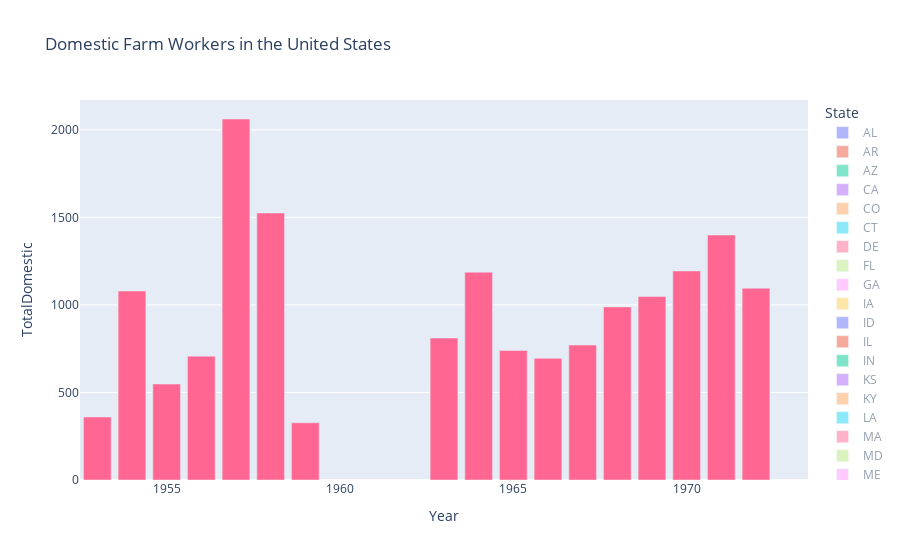

The code cell stored with this chart in its notebook:
### Markdown cell above
While the reported data for the Bracero workers showed the most inconsistencies, with the other data categories, there are many states that do not have data for all of the years shown. For instance, with the domestic data, there are years where West Virginia (and likely others) do not have any data whatsoever. This indicates potential inconsistencies in reporting, something that not only skews the final data and appearance of graphs but also brings up questions regarding the validity of the numbers that *were* collected.

### Code cell
domesticfig.show()

### Figure 1 — Plotly figure (JSON) as saved in the notebook; plotly's stock layout.template omitted (floating-point values rounded to 4 significant figures)
{"data": [{"alignmentgroup": "True", "hovertemplate": "State=AL<br>Year=%{x}<br>TotalDomestic=%{y}<extra></extra>", "legendgroup": "AL", "marker": {"color": "#636efa", "pattern": {"shape": ""}}, "name": "AL", "offsetgroup": "AL", "orientation": "v", "showlegend": true, "textposition": "auto", "type": "bar", "visible": "legendonly", "x": [1953, 1954, 1955, 1956, 1957, 1958, 1959, 1960, 1961, 1962, 1963, 1964, 1965, 1966, 1967, 1968, 1969, 1970, 1971, 1972, 1973], "xaxis": "x", "y": [21920.0, 22320.0, 25190.0, 20194, 12869, 10240.0, 14880.0, 13390.0, 12560.0, 11130.0, 10860.0, 9416.0, 8211.0, 6148.0, 5924.0, 5372.0, 6130, 7017.0, 7128.0, 6306.0, 6173.0], "yaxis": "y"}, {"alignmentgroup": "True", "hovertemplate": "State=AR<br>Year=%{x}<br>TotalDomestic=%{y}<extra></extra>", "legendgroup": "AR", "marker": {"color": "#EF553B", "pattern": {"shape": ""}}, "name": "AR", "offsetgroup": "AR", "orientation": "v", "showlegend": true, "textposition": "auto", "type": "bar", "visible": "legendonly", "x": [1953, 1954, 1955, 1956, 1957, 1958, 1959, 1960, 1961, 1962, 1963, 1964, 1965, 1966, 1967, 1968, 1969, 1970, 1971, 1972, 1973], "xaxis": "x", "y": [29170.0, 31110.0, 39060.0, 29530.0, 34854, 33950.0, 39561, 39740.0, 34670.0, 29220.0, 28420.0, 26590.0, 21460.0, 13630.0, 8874.0, 7071.0, 5146.0, 4442.0, 4529.0, 5354.0, 4575], "yaxis": "y"}, {"alignmentgroup": "True", "hovertemplate": "State=AZ<br>Year=%{x}<br>TotalDomestic=%{y}<extra></extra>", "legendgroup": "AZ", "marker": {"color": "#00cc96", "pattern": {"shape": ""}}, "name": "AZ", "offsetgroup": "AZ", "orientation": "v", "showlegend": true, "textposition": "auto", "type": "bar", "visible": "legendonly", "x": [1953, 1954, 1955, 1956, 1957, 1958, 1959, 1960, 1961, 1962, 1963, 1964, 1965, 1966, 1967, 1968, 1969, 1970, 1971, 1972, 1973], "xaxis": "x", "y": [20100.0, 19640.0, 17560.0, 19300.0, 17840.0, 19573, 16930.0, 15640.0, 13180.0, 13100.0, 13360.0, 14110.0, 15890.0, 16360.0, 16170.0, 16180.0, 15850.0, 14314, 14920.0, 14950.0, 14870.0], "yaxis": "y"}, {"alignmentgroup": "True", "hovertemplate": "State=CA<br>Year=%{x}<br>TotalDomestic=%{y}<extra></extra>", "legendgroup": "CA", "marker": {"color": "#ab63fa", "pattern": {"shape": ""}}, "name": "CA", "offsetgroup": "CA", "orientation": "v", "showlegend": true, "textposition": "auto", "type": "bar", "visible": "legendonly", "x": [1953, 1954, 1955, 1956, 1957, 1958, 1959, 1960, 1961, 1962, 1963, 1964, 1965, 1966, 1967, 1968, 1969, 1970, 1971, 1972, 1973], "xaxis": "x", "y": [143920, 150900.0, 157800, 150400.0, 149500.0, 151550, 148900.0, 145700.0, 147300.0, 123900.0, 98890.0, 103100.0, 121300.0, 120470, 119618, 118100.0, 115700.0, 125800.0, 113800.0, 108400.0, 100900.0], "yaxis": "y"}, {"alignmentgroup": "True", "hovertemplate": "State=CO<br>Year=%{x}<br>TotalDomestic=%{y}<extra></extra>", "legendgroup": "CO", "marker": {"color": "#FFA15A", "pattern": {"shape": ""}}, "name": "CO", "offsetgroup": "CO", "orientation": "v", "showlegend": true, "textposition": "auto", "type": "bar", "visible": "legendonly", "x": [1953, 1954, 1955, 1956, 1957, 1958, 1959, 1960, 1961, 1962, 1963, 1964, 1965, 1966, 1967, 1968, 1969, 1970, 1971, 1972, 1973], "xaxis": "x", "y": [16850.0, 14310.0, 14888, 14120, 14310.0, 14230.0, 14450.0, 12530.0, 11610.0, 10380.0, 8510.0, 8265.0, 10500.0, 9485.0, 9409.0, 7872.0, 7684.0, 6676.0, 5930.0, 5501.0, 4596], "yaxis": "y"}, {"alignmentgroup": "True", "hovertemplate": "State=CT<br>Year=%{x}<br>TotalDomestic=%{y}<extra></extra>", "legendgroup": "CT", "marker": {"color": "#19d3f3", "pattern": {"shape": ""}}, "name": "CT", "offsetgroup": "CT", "orientation": "v", "showlegend": true, "textposition": "auto", "type": "bar", "visible": "legendonly", "x": [1953, 1954, 1955, 1956, 1957, 1958, 1959, 1960, 1961, 1962, 1963, 1964, 1965, 1966, 1967, 1968, 1969, 1970, 1971, 1972, 1973], "xaxis": "x", "y": [7250.0, 5951.0, 6639.0, 5661.0, 5334.0, 5522.0, 6510, 5927.0, 6024.0, 6088.0, 5812.0, 6172.0, 6635, 5653.0, 5519, 4633.0, 4364.0, 4593.0, 3399.0, 3016.0, 2894.0], "yaxis": "y"}, {"alignmentgroup": "True", "hovertemplate": "State=DE<br>Year=%{x}<br>TotalDomestic=%{y}<extra></extra>", "legendgroup": "DE", "marker": {"color": "#FF6692", "pattern": {"shape": ""}}, "name": "DE", "offsetgroup": "DE", "orientation": "v", "showlegend": true, "textposition": "auto", "type": "bar", "visible": "legendonly", "x": [1953, 1954, 1955, 1956, 1957, 1958, 1959, 1960, 1961, 1962, 1963, 1964, 1965, 1966, 1967, 1968, 1969, 1970, 1971, 1972, 1973], "xaxis": "x", "y": [1616.0, 1362.0, 1522.0, 1981.0, 1740.0, 1680.0, 2444.0, 1766.0, 1867.0, 3234, 3221.0, 2757.0, 2973.0, 2917.0, 3198.0, 3205, 3276.0, 2968.0, 2496.0, 2550, 2502], "yaxis": "y"}, {"alignmentgroup": "True", "hovertemplate": "State=FL<br>Year=%{x}<br>TotalDomestic=%{y}<extra></extra>", "legendgroup": "FL", "marker": {"color": "#B6E880", "pattern": {"shape": ""}}, "name": "FL", "offsetgroup": "FL", "orientation": "v", "showlegend": true, "textposition": "auto", "type": "bar", "visible": "legendonly", "x": [1953, 1954, 1955, 1956, 1957, 1958, 1959, 1960, 1961, 1962, 1963, 1964, 1965, 1966, 1967, 1968, 1969, 1970, 1971, 1972, 1973], "xaxis": "x", "y": [29530.0, 22640.0, 30330.0, 31000.0, 33900.0, 34220.0, 29930.0, 31010.0, 29610.0, 36140.0, 44930.0, 45000.0, 51000.0, 50440.0, 49470.0, 48760.0, 49410.0, 47140.0, 50930.0, 51100.0, 60550.0], "yaxis": "y"}, {"alignmentgroup": "True", "hovertemplate": "State=GA<br>Year=%{x}<br>TotalDomestic=%{y}<extra></extra>", "legendgroup": "GA", "marker": {"color": "#FF97FF", "pattern": {"shape": ""}}, "name": "GA", "offsetgroup": "GA", "orientation": "v", "showlegend": true, "textposition": "auto", "type": "bar", "visible": "legendonly", "x": [1953, 1954, 1955, 1956, 1957, 1958, 1959, 1960, 1961, 1962, 1963, 1964, 1965, 1966, 1967, 1968, 1969, 1970, 1971, 1972, 1973], "xaxis": "x", "y": [19560.0, 13230.0, 13240.0, 16080.0, 15920.0, 29400.0, 33623, 35470.0, 28710.0, 30670.0, 28850.0, 23960.0, 22580.0, 21690.0, 22090.0, 22510.0, 24390.0, 23970.0, 26560.0, 26020.0, 23752], "yaxis": "y"}, {"alignmentgroup": "True", "hovertemplate": "State=IA<br>Year=%{x}<br>TotalDomestic=%{y}<extra></extra>", "legendgroup": "IA", "marker": {"color": "#FECB52", "pattern": {"shape": ""}}, "name": "IA", "offsetgroup": "IA", "orientation": "v", "showlegend": true, "textposition": "auto", "type": "bar", "visible": "legendonly", "x": [1953, 1954, 1955, 1956, 1957, 1958, 1959, 1960, 1961, 1962, 1963, 1964, 1965, 1966, 1967, 1968, 1969, 1970, 1971, 1972, 1973], "xaxis": "x", "y": [482.3, 3496.0, 2659.0, 2699, 938.3, 3472.0, 4942.0, 3600.0, 5882, 8270.0, 7309.0, 12230.0, 13809, 8703.0, 7785.0, 8602.0, 10480.0, 5511.0, 9059.0, 8393.0, 8868], "yaxis": "y"}, {"alignmentgroup": "True", "hovertemplate": "State=ID<br>Year=%{x}<br>TotalDomestic=%{y}<extra></extra>", "legendgroup": "ID", "marker": {"color": "#636efa", "pattern": {"shape": ""}}, "name": "ID", "offsetgroup": "ID", "orientation": "v", "showlegend": true, "textposition": "auto", "type": "bar", "visible": "legendonly", "x": [1953, 1954, 1955, 1956, 1957, 1958, 1959, 1960, 1961, 1962, 1963, 1964, 1965, 1966, 1967, 1968, 1969, 1970, 1971, 1972, 1973], "xaxis": "x", "y": [8990.0, 13890.0, 11950.0, 11080.0, 13280.0, 11500.0, 12080.0, 10530.0, 13060.0, 12870.0, 11520.0, 9905.0, 9444.0, 9365, 11170.0, 8152.0, 8251.0, 8618.0, 8327.0, 7380.0, 7002], "yaxis": "y"}, {"alignmentgroup": "True", "hovertemplate": "State=IL<br>Year=%{x}<br>TotalDomestic=%{y}<extra></extra>", "legendgroup": "IL", "marker": {"color": "#EF553B", "pattern": {"shape": ""}}, "name": "IL", "offsetgroup": "IL", "orientation": "v", "showlegend": true, "textposition": "auto", "type": "bar", "visible": "legendonly", "x": [1953, 1954, 1955, 1956, 1957, 1958, 1959, 1960, 1961, 1962, 1963, 1964, 1965, 1966, 1967, 1968, 1969, 1970, 1971, 1972, 1973], "xaxis": "x", "y": [4513.0, 5433.0, 5684.0, 6394.0, 7707.0, 6091, 8050.0, 6434.0, 6232, 6811.0, 5611.0, 5917.0, 5825.0, 5319.0, 6020.0, 4508.0, 4810.0, 3980.0, 5989.0, 5070.0, 5006], "yaxis": "y"}, {"alignmentgroup": "True", "hovertemplate": "State=IN<br>Year=%{x}<br>TotalDomestic=%{y}<extra></extra>", "legendgroup": "IN", "marker": {"color": "#00cc96", "pattern": {"shape": ""}}, "name": "IN", "offsetgroup": "IN", "orientation": "v", "showlegend": true, "textposition": "auto", "type": "bar", "visible": "legendonly", "x": [1953, 1954, 1955, 1956, 1957, 1958, 1959, 1960, 1961, 1962, 1963, 1964, 1965, 1966, 1967, 1968, 1969, 1970, 1971, 1972, 1973], "xaxis": "x", "y": [5340.0, 4436.0, 3919.0, 4442.0, 4577.0, 3745.0, 5087.0, 4097.0, 3927.0, 5540.0, 4914.0, 3552.0, 4166.0, 4603.0, 5498.0, 4651.0, 3862.0, 4340.0, 4919.0, 3650.0, 2352.0], "yaxis": "y"}, {"alignmentgroup": "True", "hovertemplate": "State=KS<br>Year=%{x}<br>TotalDomestic=%{y}<extra></extra>", "legendgroup": "KS", "marker": {"color": "#ab63fa", "pattern": {"shape": ""}}, "name": "KS", "offsetgroup": "KS", "orientation": "v", "showlegend": true, "textposition": "auto", "type": "bar", "visible": "legendonly", "x": [1953, 1954, 1955, 1956, 1957, 1958, 1959, 1960, 1961, 1962, 1963, 1964, 1965, 1966, 1967, 1968, 1969, 1970, 1971, 1972, 1973], "xaxis": "x", "y": [6692.0, 6188.0, 11390.0, 10630.0, 13100.0, 21040.0, 23190.0, 19900.0, 16633, 16847, 16170.0, 14950.0, 15040.0, 12700.0, 9604.0, 7944.0, 8433.0, 7996.0, 8495, 9171.0, 8706.0], "yaxis": "y"}, {"alignmentgroup": "True", "hovertemplate": "State=KY<br>Year=%{x}<br>TotalDomestic=%{y}<extra></extra>", "legendgroup": "KY", "marker": {"color": "#FFA15A", "pattern": {"shape": ""}}, "name": "KY", "offsetgroup": "KY", "orientation": "v", "showlegend": true, "textposition": "auto", "type": "bar", "visible": "legendonly", "x": [1953, 1954, 1955, 1956, 1957, 1958, 1959, 1960, 1961, 1962, 1963, 1964, 1965, 1966, 1967, 1968, 1969, 1970, 1971, 1972, 1973], "xaxis": "x", "y": [8076.0, 8306.0, 9940, 10980.0, 11780.0, 12170.0, 12370.0, 11140.0, 12190.0, 10920.0, 13810.0, 18890.0, 19430.0, 19020.0, 19004, 15130.0, 15470.0, 15180.0, 14810.0, 17230.0, 13020.0], "yaxis": "y"}, {"alignmentgroup": "True", "hovertemplate": "State=LA<br>Year=%{x}<br>TotalDomestic=%{y}<extra></extra>", "legendgroup": "LA", "marker": {"color": "#19d3f3", "pattern": {"shape": ""}}, "name": "LA", "offsetgroup": "LA", "orientation": "v", "showlegend": true, "textposition": "auto", "type": "bar", "visible": "legendonly", "x": [1953, 1954, 1955, 1956, 1957, 1958, 1959, 1960, 1961, 1962, 1963, 1964, 1965, 1966, 1967, 1968, 1969, 1970, 1971, 1972, 1973], "xaxis": "x", "y": [11930.0, 13460.0, 14280.0, 14250.0, 12650.0, 12900, 19000.0, 17490.0, 17750.0, 16190.0, 10460.0, 9760.0, 8308.0, 5908.0, 4528.0, 3373.0, 2744.0, 4185, 3304.0, 3098.0, 1821.0], "yaxis": "y"}, {"alignmentgroup": "True", "hovertemplate": "State=MA<br>Year=%{x}<br>TotalDomestic=%{y}<extra></extra>", "legendgroup": "MA", "marker": {"color": "#FF6692", "pattern": {"shape": ""}}, "name": "MA", "offsetgroup": "MA", "orientation": "v", "showlegend": true, "textposition": "auto", "type": "bar", "visible": "legendonly", "x": [1953, 1954, 1955, 1956, 1957, 1958, 1959, 1960, 1961, 1962, 1963, 1964, 1965, 1966, 1967, 1968, 1969, 1970, 1971, 1972, 1973], "xaxis": "x", "y": [8238, 8649.0, 10330.0, 9182.0, 8503.0, 7910, 7430.0, 8390.0, 8394.0, 8110.0, 5496.0, 5259.0, 5665.0, 6609.0, 6981.0, 5736.0, 5240.0, 5496.0, 3884.0, 3561.0, 3644.0], "yaxis": "y"}, {"alignmentgroup": "True", "hovertemplate": "State=MD<br>Year=%{x}<br>TotalDomestic=%{y}<extra></extra>", "legendgroup": "MD", "marker": {"color": "#B6E880", "pattern": {"shape": ""}}, "name": "MD", "offsetgroup": "MD", "orientation": "v", "showlegend": true, "textposition": "auto", "type": "bar", "visible": "legendonly", "x": [1953, 1954, 1955, 1956, 1957, 1958, 1959, 1960, 1961, 1962, 1963, 1964, 1965, 1966, 1967, 1968, 1969, 1970, 1971, 1972, 1973], "xaxis": "x", "y": [5708.0, 5253.0, 6813.0, 5264.0, 5585.0, 5261, 5890.0, 6270, 6215.0, 5495.0, 5411, 5523.0, 5080, 3797.0, 4066, 4181.0, 3707.0, 3612.0, 3349, 3456.0, 2534.0], "yaxis": "y"}, {"alignmentgroup": "True", "hovertemplate": "State=ME<br>Year=%{x}<br>TotalDomestic=%{y}<extra></extra>", "legendgroup": "ME", "marker": {"color": "#FF97FF", "pattern": {"shape": ""}}, "name": "ME", "offsetgroup": "ME", "orientation": "v", "showlegend": true, "textposition": "auto", "type": "bar", "visible": "legendonly", "x": [1953, 1954, 1955, 1956, 1957, 1958, 1959, 1960, 1961, 1962, 1963, 1964, 1965, 1966, 1967, 1968, 1969, 1970, 1971, 1972, 1973], "xaxis": "x", "y": [13354, 15100.0, 10870.0, 15580.0, 13140.0, 11010.0, 11640.0, 10110.0, 9436.0, 9163, 8848, 7265.0, 10170.0, 5331.0, 8131.0, 4128.0, 5766.0, 5302.0, 2918, 3441.0, 2554.0], "yaxis": "y"}, {"alignmentgroup": "True", "hovertemplate": "State=MI<br>Year=%{x}<br>TotalDomestic=%{y}<extra></extra>", "legendgroup": "MI", "marker": {"color": "#FECB52", "pattern": {"shape": ""}}, "name": "MI", "offsetgroup": "MI", "orientation": "v", "showlegend": true, "textposition": "auto", "type": "bar", "visible": "legendonly", "x": [1953, 1954, 1955, 1956, 1957, 1958, 1959, 1960, 1961, 1962, 1963, 1964, 1965, 1966, 1967, 1968, 1969, 1970, 1971, 1972, 1973], "xaxis": "x", "y": [26060.0, 30730.0, 32110.0, 31600.0, 35720.0, 35370.0, 37020.0, 38970.0, 34997, 37353, 25200.0, 28340.0, 31370.0, 28020.0, 35160.0, 27160.0, 25790.0, 22860.0, 18990.0, 15600.0, 12525], "yaxis": "y"}, {"alignmentgroup": "True", "hovertemplate": "State=MN<br>Year=%{x}<br>TotalDomestic=%{y}<extra></extra>", "legendgroup": "MN", "marker": {"color": "#636efa", "pattern": {"shape": ""}}, "name": "MN", "offsetgroup": "MN", "orientation": "v", "showlegend": true, "textposition": "auto", "type": "bar", "visible": "legendonly", "x": [1953, 1954, 1955, 1956, 1957, 1958, 1959, 1960, 1961, 1962, 1963, 1964, 1965, 1966, 1967, 1968, 1969, 1970, 1971, 1972, 1973], "xaxis": "x", "y": [15150.0, 4578.0, 5292.0, 5216.0, 5970.0, 5289.0, 5654, 4619.0, 5434.0, 5384.0, 5499.0, 5767.0, 4585.0, 4472.0, 5096.0, 5201.0, 4311.0, 3439.0, 3587.0, null, 3945], "yaxis": "y"}, {"alignmentgroup": "True", "hovertemplate": "State=MO<br>Year=%{x}<br>TotalDomestic=%{y}<extra></extra>", "legendgroup": "MO", "marker": {"color": "#EF553B", "pattern": {"shape": ""}}, "name": "MO", "offsetgroup": "MO", "orientation": "v", "showlegend": true, "textposition": "auto", "type": "bar", "visible": "legendonly", "x": [1953, 1954, 1955, 1956, 1957, 1958, 1959, 1960, 1961, 1962, 1963, 1964, 1965, 1966, 1967, 1968, 1969, 1970, 1971, 1972, 1973], "xaxis": "x", "y": [22100, 25670.0, 20692, 25170.0, 20750.0, 15920.0, 27340.0, 14494, 7148.0, 9843.0, 7824.0, 8938, 6703.0, 2546.0, 2281.0, 1576.0, 2653.0, 2390.0, 2827.0, 2322.0, 1949.0], "yaxis": "y"}, {"alignmentgroup": "True", "hovertemplate": "State=MS<br>Year=%{x}<br>TotalDomestic=%{y}<extra></extra>", "legendgroup": "MS", "marker": {"color": "#00cc96", "pattern": {"shape": ""}}, "name": "MS", "offsetgroup": "MS", "orientation": "v", "showlegend": true, "textposition": "auto", "type": "bar", "visible": "legendonly", "x": [1953, 1954, 1955, 1956, 1957, 1958, 1959, 1960, 1961, 1962, 1963, 1964, 1965, 1966, 1967, 1968, 1969, 1970, 1971, 1972, 1973], "xaxis": "x", "y": [4740.0, 11490.0, 9693, 11300.0, 15840.0, 11570.0, 14389, 26410.0, 25240.0, 21120.0, 26630.0, 20990.0, 17100.0, 16120.0, 5108.0, 9798.0, 9663, 8819.0, 5298, null, null], "yaxis": "y"}, {"alignmentgroup": "True", "hovertemplate": "State=MT<br>Year=%{x}<br>TotalDomestic=%{y}<extra></extra>", "legendgroup": "MT", "marker": {"color": "#ab63fa", "pattern": {"shape": ""}}, "name": "MT", "offsetgroup": "MT", "orientation": "v", "showlegend": true, "textposition": "auto", "type": "bar", "visible": "legendonly", "x": [1953, 1954, 1955, 1956, 1957, 1958, 1959, 1960, 1961, 1962, 1963, 1964, 1965, 1966, 1967, 1968, 1969, 1970, 1971, 1972, 1973], "xaxis": "x", "y": [6980.0, 8379.0, 6724.0, 7564.0, 5583.0, 7284.0, 7288.0, 6383.0, 5695.0, 5596.0, 4393.0, 4784.0, 5306.0, 4975.0, 5447.0, 5332.0, 5631.0, 6342.0, 5037.0, 4928.0, 4461.0], "yaxis": "y"}, {"alignmentgroup": "True", "hovertemplate": "State=NC<br>Year=%{x}<br>TotalDomestic=%{y}<extra></extra>", "legendgroup": "NC", "marker": {"color": "#FFA15A", "pattern": {"shape": ""}}, "name": "NC", "offsetgroup": "NC", "orientation": "v", "showlegend": true, "textposition": "auto", "type": "bar", "visible": "legendonly", "x": [1953, 1954, 1955, 1956, 1957, 1958, 1959, 1960, 1961, 1962, 1963, 1964, 1965, 1966, 1967, 1968, 1969, 1970, 1971, 1972, 1973], "xaxis": "x", "y": [10750, 16010.0, 17520.0, 19510.0, 20089, 41460.0, 56320.0, 58345, 71740.0, 70710.0, 60520.0, 96380.0, 92030.0, 83410.0, 88710.0, 76890.0, 72210.0, 88410.0, 65320.0, 65690.0, 56740.0], "yaxis": "y"}, {"alignmentgroup": "True", "hovertemplate": "State=ND<br>Year=%{x}<br>TotalDomestic=%{y}<extra></extra>", "legendgroup": "ND", "marker": {"color": "#19d3f3", "pattern": {"shape": ""}}, "name": "ND", "offsetgroup": "ND", "orientation": "v", "showlegend": true, "textposition": "auto", "type": "bar", "visible": "legendonly", "x": [1953, 1954, 1955, 1956, 1957, 1958, 1959, 1960, 1961, 1962, 1963, 1964, 1965, 1966, 1967, 1968, 1969, 1970, 1971, 1972, 1973], "xaxis": "x", "y": [6176.0, 6949.0, 8775.0, 8050.0, 9305.0, 9786.0, 10460.0, 9781.0, 8634.0, 9437.0, 8576.0, 8436.0, 8941.0, 8322.0, 7922.0, 7893.0, 7361.0, 6782.0, 6101.0, 5166.0, 4749.0], "yaxis": "y"}, {"alignmentgroup": "True", "hovertemplate": "State=NE<br>Year=%{x}<br>TotalDomestic=%{y}<extra></extra>", "legendgroup": "NE", "marker": {"color": "#FF6692", "pattern": {"shape": ""}}, "name": "NE", "offsetgroup": "NE", "orientation": "v", "showlegend": true, "textposition": "auto", "type": "bar", "visible": "legendonly", "x": [1953, 1954, 1955, 1956, 1957, 1958, 1959, 1960, 1961, 1962, 1963, 1964, 1965, 1966, 1967, 1968, 1969, 1970, 1971, 1972, 1973], "xaxis": "x", "y": [2190, 2708, 1553.0, 1970.0, 1623.0, 4055.0, 4992.0, 5036.0, 4813.0, 3677.0, 3534.0, 3203.0, 4069.0, 3172.0, 5354.0, 5046.0, 4238, 4529, 6810.0, 5747, 6861], "yaxis": "y"}, {"alignmentgroup": "True", "hovertemplate": "State=NH<br>Year=%{x}<br>TotalDomestic=%{y}<extra></extra>", "legendgroup": "NH", "marker": {"color": "#B6E880", "pattern": {"shape": ""}}, "name": "NH", "offsetgroup": "NH", "orientation": "v", "showlegend": true, "textposition": "auto", "type": "bar", "visible": "legendonly", "x": [1953, 1954, 1955, 1956, 1957, 1958, 1959, 1960, 1961, 1962, 1963, 1964, 1965, 1966, 1967, 1968, 1969, 1970, 1971, 1972, 1973], "xaxis": "x", "y": [1111.0, null, null, 1631, 1701.0, 1844.0, 1695.0, 1498.0, 1744.0, 1655.0, 1559, 1312.0, 1209.0, 1133.0, 1190, 1033.0, 949.8, 1038.0, 890.3, 894, 672.5], "yaxis": "y"}, {"alignmentgroup": "True", "hovertemplate": "State=NJ<br>Year=%{x}<br>TotalDomestic=%{y}<extra></extra>", "legendgroup": "NJ", "marker": {"color": "#FF97FF", "pattern": {"shape": ""}}, "name": "NJ", "offsetgroup": "NJ", "orientation": "v", "showlegend": true, "textposition": "auto", "type": "bar", "visible": "legendonly", "x": [1953, 1954, 1955, 1956, 1957, 1958, 1959, 1960, 1961, 1962, 1963, 1964, 1965, 1966, 1967, 1968, 1969, 1970, 1971, 1972, 1973], "xaxis": "x", "y": [7004.0, 7566.0, 5946.0, 5893.0, 5582.0, 6576.0, 9751.0, 8915.0, 8603.0, 13780.0, 13080.0, 13643, 13350.0, 12610.0, 13530.0, 11200.0, 9773.0, 10345, 10150.0, 9469.0, 8441.0], "yaxis": "y"}, {"alignmentgroup": "True", "hovertemplate": "State=NM<br>Year=%{x}<br>TotalDomestic=%{y}<extra></extra>", "legendgroup": "NM", "marker": {"color": "#FECB52", "pattern": {"shape": ""}}, "name": "NM", "offsetgroup": "NM", "orientation": "v", "showlegend": true, "textposition": "auto", "type": "bar", "visible": "legendonly", "x": [1953, 1954, 1955, 1956, 1957, 1958, 1959, 1960, 1961, 1962, 1963, 1964, 1965, 1966, 1967, 1968, 1969, 1970, 1971, 1972, 1973], "xaxis": "x", "y": [8326.0, 4039.0, 3803.0, 2701.0, 2849.0, 2647.0, 2560.0, 2415.0, 2321.0, 2317.0, 1852.0, 1614.0, 2062.0, 1185.0, 948.7, 994.9, 1295, 996.1, 1055, 1029.0, 1302.0], "yaxis": "y"}, {"alignmentgroup": "True", "hovertemplate": "State=NV<br>Year=%{x}<br>TotalDomestic=%{y}<extra></extra>", "legendgroup": "NV", "marker": {"color": "#636efa", "pattern": {"shape": ""}}, "name": "NV", "offsetgroup": "NV", "orientation": "v", "showlegend": true, "textposition": "auto", "type": "bar", "visible": "legendonly", "x": [1953, 1954, 1955, 1956, 1957, 1958, 1959, 1960, 1961, 1962, 1963, 1964, 1965, 1966, 1967, 1968, 1969, 1970, 1971, 1972, 1973], "xaxis": "x", "y": [109, 588.6, 803.2, 646.8, 530.4, 682, 578.9, 583.4, 595.7, 324.2, 168.9, null, 221.8, null, 200, null, 516.7, 425, null, null, null], "yaxis": "y"}, {"alignmentgroup": "True", "hovertemplate": "State=NY<br>Year=%{x}<br>TotalDomestic=%{y}<extra></extra>", "legendgroup": "NY", "marker": {"color": "#EF553B", "pattern": {"shape": ""}}, "name": "NY", "offsetgroup": "NY", "orientation": "v", "showlegend": true, "textposition": "auto", "type": "bar", "visible": "legendonly", "x": [1953, 1954, 1955, 1956, 1957, 1958, 1959, 1960, 1961, 1962, 1963, 1964, 1965, 1966, 1967, 1968, 1969, 1970, 1971, 1972, 1973], "xaxis": "x", "y": [22900.0, 21370.0, 21180.0, 18780.0, 19900.0, 19490.0, 20140.0, 18970.0, 19450.0, 18090.0, 18280.0, 18940.0, 16000.0, 16110.0, 17800.0, 13170.0, 12430.0, 11340.0, 10690.0, 8988, 6692.0], "yaxis": "y"}, {"alignmentgroup": "True", "hovertemplate": "State=OH<br>Year=%{x}<br>TotalDomestic=%{y}<extra></extra>", "legendgroup": "OH", "marker": {"color": "#00cc96", "pattern": {"shape": ""}}, "name": "OH", "offsetgroup": "OH", "orientation": "v", "showlegend": true, "textposition": "auto", "type": "bar", "visible": "legendonly", "x": [1953, 1954, 1955, 1956, 1957, 1958, 1959, 1960, 1961, 1962, 1963, 1964, 1965, 1966, 1967, 1968, 1969, 1970, 1971, 1972, 1973], "xaxis": "x", "y": [11570.0, 9187.0, 13890.0, 11020.0, 12915, 17894, 20620.0, 20380.0, 20503, 22990.0, 21530.0, 22760.0, 25110.0, 21980.0, 23950.0, 22340.0, 20650.0, 20410.0, 20576, 19160.0, 14760.0], "yaxis": "y"}, {"alignmentgroup": "True", "hovertemplate": "State=OK<br>Year=%{x}<br>TotalDomestic=%{y}<extra></extra>", "legendgroup": "OK", "marker": {"color": "#ab63fa", "pattern": {"shape": ""}}, "name": "OK", "offsetgroup": "OK", "orientation": "v", "showlegend": true, "textposition": "auto", "type": "bar", "visible": "legendonly", "x": [1953, 1954, 1955, 1956, 1957, 1958, 1959, 1960, 1961, 1962, 1963, 1964, 1965, 1966, 1967, 1968, 1969, 1970, 1971, 1972, 1973], "xaxis": "x", "y": [9836.0, 8348.0, 10530.0, 8958.0, 8884.0, 12690.0, 16657, 21250.0, 21490.0, 20210.0, 11610.0, 11360.0, 11130, 10350.0, 11890.0, 11430.0, 10160.0, 10910.0, 7768.0, 7530.0, 8139.0], "yaxis": "y"}, {"alignmentgroup": "True", "hovertemplate": "State=OR<br>Year=%{x}<br>TotalDomestic=%{y}<extra></extra>", "legendgroup": "OR", "marker": {"color": "#FFA15A", "pattern": {"shape": ""}}, "name": "OR", "offsetgroup": "OR", "orientation": "v", "showlegend": true, "textposition": "auto", "type": "bar", "visible": "legendonly", "x": [1953, 1954, 1955, 1956, 1957, 1958, 1959, 1960, 1961, 1962, 1963, 1964, 1965, 1966, 1967, 1968, 1969, 1970, 1971, 1972, 1973], "xaxis": "x", "y": [23710.0, 36330.0, 27180.0, 27400.0, 28600.0, 27700.0, 31030.0, 30980.0, 28970.0, 31310.0, 23660.0, 21710.0, 21970.0, 23379, 22113, 17540.0, 19460.0, 22250.0, 14470.0, 13060.0, 13360.0], "yaxis": "y"}, {"alignmentgroup": "True", "hovertemplate": "State=PA<br>Year=%{x}<br>TotalDomestic=%{y}<extra></extra>", "legendgroup": "PA", "marker": {"color": "#19d3f3", "pattern": {"shape": ""}}, "name": "PA", "offsetgroup": "PA", "orientation": "v", "showlegend": true, "textposition": "auto", "type": "bar", "visible": "legendonly", "x": [1953, 1954, 1955, 1956, 1957, 1958, 1959, 1960, 1961, 1962, 1963, 1964, 1965, 1966, 1967, 1968, 1969, 1970, 1971, 1972, 1973], "xaxis": "x", "y": [10460.0, 13085, 12303, 13800.0, 13050.0, 15340.0, 15820.0, 12640.0, 12620.0, 13570.0, 12720.0, 14080, 14559, 12320.0, 12180.0, 11910.0, 12320.0, 12210.0, 10950.0, 8426.0, 5699.0], "yaxis": "y"}, {"alignmentgroup": "True", "hovertemplate": "State=RI<br>Year=%{x}<br>TotalDomestic=%{y}<extra></extra>", "legendgroup": "RI", "marker": {"color": "#FF6692", "pattern": {"shape": ""}}, "name": "RI", "offsetgroup": "RI", "orientation": "v", "showlegend": true, "textposition": "auto", "type": "bar", "visible": "legendonly", "x": [1953, 1954, 1955, 1956, 1957, 1958, 1959, 1960, 1961, 1962, 1963, 1964, 1965, 1966, 1967, 1968, 1969, 1970, 1971, 1972, 1973], "xaxis": "x", "y": [null, null, null, null, null, null, null, null, null, null, 271, 168, 168.7, 168, 40.5, 64, 66.67, null, null, null, null], "yaxis": "y"}, {"alignmentgroup": "True", "hovertemplate": "State=SC<br>Year=%{x}<br>TotalDomestic=%{y}<extra></extra>", "legendgroup": "SC", "marker": {"color": "#B6E880", "pattern": {"shape": ""}}, "name": "SC", "offsetgroup": "SC", "orientation": "v", "showlegend": true, "textposition": "auto", "type": "bar", "visible": "legendonly", "x": [1953, 1954, 1955, 1956, 1957, 1958, 1959, 1960, 1961, 1962, 1963, 1964, 1965, 1966, 1967, 1968, 1969, 1970, 1971, 1972, 1973], "xaxis": "x", "y": [21390.0, 13300.0, 14980.0, 13750.0, 11830.0, 9666.0, 17330.0, 16370.0, 14960.0, 14280.0, 10840.0, 8028.0, 8713.0, 8062.0, 6870, 8212.0, 9611.0, 9597.0, 5706.0, 4535.0, 4346.0], "yaxis": "y"}, {"alignmentgroup": "True", "hovertemplate": "State=SD<br>Year=%{x}<br>TotalDomestic=%{y}<extra></extra>", "legendgroup": "SD", "marker": {"color": "#FF97FF", "pattern": {"shape": ""}}, "name": "SD", "offsetgroup": "SD", "orientation": "v", "showlegend": true, "textposition": "auto", "type": "bar", "visible": "legendonly", "x": [1953, 1954, 1955, 1956, 1957, 1958, 1959, 1960, 1961, 1962, 1963, 1964, 1965, 1966, 1967, 1968, 1969, 1970, 1971, 1972, 1973], "xaxis": "x", "y": [210, 1518.0, 416, 403, 2355, 2470.0, 1573.0, 362.7, 374, 434.2, 388.3, 314.3, 2645, 2345, null, null, null, null, null, null, null], "yaxis": "y"}, {"alignmentgroup": "True", "hovertemplate": "State=TN<br>Year=%{x}<br>TotalDomestic=%{y}<extra></extra>", "legendgroup": "TN", "marker": {"color": "#FECB52", "pattern": {"shape": ""}}, "name": "TN", "offsetgroup": "TN", "orientation": "v", "showlegend": true, "textposition": "auto", "type": "bar", "visible": "legendonly", "x": [1953, 1954, 1955, 1956, 1957, 1958, 1959, 1960, 1961, 1962, 1963, 1964, 1965, 1966, 1967, 1968, 1969, 1970, 1971, 1972, 1973], "xaxis": "x", "y": [12180.0, 12170.0, 27450.0, 25350.0, 24530.0, 17160.0, 23760.0, 24460.0, 20820.0, 21540.0, 18240.0, 17217, 17050.0, 11300.0, 10900.0, 18010.0, 17890.0, 18240.0, 23420.0, 29053, 30865], "yaxis": "y"}, {"alignmentgroup": "True", "hovertemplate": "State=TX<br>Year=%{x}<br>TotalDomestic=%{y}<extra></extra>", "legendgroup": "TX", "marker": {"color": "#636efa", "pattern": {"shape": ""}}, "name": "TX", "offsetgroup": "TX", "orientation": "v", "showlegend": true, "textposition": "auto", "type": "bar", "visible": "legendonly", "x": [1953, 1954, 1955, 1956, 1957, 1958, 1959, 1960, 1961, 1962, 1963, 1964, 1965, 1966, 1967, 1968, 1969, 1970, 1971, 1972, 1973], "xaxis": "x", "y": [109600.0, 153900.0, 165300.0, 177400.0, 151700.0, 156411, 171000.0, 170700.0, 161996, 148500.0, 114900.0, 109300.0, 113000.0, 101600.0, 97840.0, 92760.0, 93600.0, 98270.0, 85870.0, 84930.0, 84440.0], "yaxis": "y"}, {"alignmentgroup": "True", "hovertemplate": "State=UT<br>Year=%{x}<br>TotalDomestic=%{y}<extra></extra>", "legendgroup": "UT", "marker": {"color": "#EF553B", "pattern": {"shape": ""}}, "name": "UT", "offsetgroup": "UT", "orientation": "v", "showlegend": true, "textposition": "auto", "type": "bar", "visible": "legendonly", "x": [1953, 1954, 1955, 1956, 1957, 1958, 1959, 1960, 1961, 1962, 1963, 1964, 1965, 1966, 1967, 1968, 1969, 1970, 1971, 1972, 1973], "xaxis": "x", "y": [4588.0, 4455.0, 6647.0, 6640.0, 6727.0, 6589, 7864.0, 6013.0, 5710, 7476.0, 5778.0, 5458.0, 4442.0, 3839.0, 3982.0, 3448.0, 2883.0, 2160.0, 2220.0, 1667, 3908.0], "yaxis": "y"}, {"alignmentgroup": "True", "hovertemplate": "State=VA<br>Year=%{x}<br>TotalDomestic=%{y}<extra></extra>", "legendgroup": "VA", "marker": {"color": "#00cc96", "pattern": {"shape": ""}}, "name": "VA", "offsetgroup": "VA", "orientation": "v", "showlegend": true, "textposition": "auto", "type": "bar", "visible": "legendonly", "x": [1953, 1954, 1955, 1956, 1957, 1958, 1959, 1960, 1961, 1962, 1963, 1964, 1965, 1966, 1967, 1968, 1969, 1970, 1971, 1972, 1973], "xaxis": "x", "y": [6883.0, 7296.0, 8280.0, 10460.0, 7363.0, 8890.0, 9929, 9967.0, 9822.0, 9438, 8690.0, 8974.0, 8116.0, 7472.0, 8940, 7267, 6935.0, 7323.0, 7173.0, 7106.0, 5607.0], "yaxis": "y"}, {"alignmentgroup": "True", "hovertemplate": "State=VT<br>Year=%{x}<br>TotalDomestic=%{y}<extra></extra>", "legendgroup": "VT", "marker": {"color": "#ab63fa", "pattern": {"shape": ""}}, "name": "VT", "offsetgroup": "VT", "orientation": "v", "showlegend": true, "textposition": "auto", "type": "bar", "visible": "legendonly", "x": [1953, 1954, 1955, 1956, 1957, 1958, 1959, 1960, 1961, 1962, 1963, 1964, 1965, 1966, 1967, 1968, 1969, 1970, 1971, 1972, 1973], "xaxis": "x", "y": [2175, 1487.0, 1671, 1467.0, 1369, 1247.0, 1114, 810, 824, 897, 814.8, 855.4, 688, 432.8, 431.6, 317.4, 526.5, 337.5, 487, 309, null], "yaxis": "y"}, {"alignmentgroup": "True", "hovertemplate": "State=WA<br>Year=%{x}<br>TotalDomestic=%{y}<extra></extra>", "legendgroup": "WA", "marker": {"color": "#FFA15A", "pattern": {"shape": ""}}, "name": "WA", "offsetgroup": "WA", "orientation": "v", "showlegend": true, "textposition": "auto", "type": "bar", "visible": "legendonly", "x": [1953, 1954, 1955, 1956, 1957, 1958, 1959, 1960, 1961, 1962, 1963, 1964, 1965, 1966, 1967, 1968, 1969, 1970, 1971, 1972, 1973], "xaxis": "x", "y": [25190.0, 31970.0, 29030.0, 21500.0, 26761, 25760.0, 26740.0, 29010.0, 25120.0, 25620.0, 17650.0, 19760.0, 20330.0, 20470.0, 22860.0, 18990.0, 21160.0, 26300.0, 21360.0, 18120.0, 25680.0], "yaxis": "y"}, {"alignmentgroup": "True", "hovertemplate": "State=WI<br>Year=%{x}<br>TotalDomestic=%{y}<extra></extra>", "legendgroup": "WI", "marker": {"color": "#19d3f3", "pattern": {"shape": ""}}, "name": "WI", "offsetgroup": "WI", "orientation": "v", "showlegend": true, "textposition": "auto", "type": "bar", "visible": "legendonly", "x": [1953, 1954, 1955, 1956, 1957, 1958, 1959, 1960, 1961, 1962, 1963, 1964, 1965, 1966, 1967, 1968, 1969, 1970, 1971, 1972, 1973], "xaxis": "x", "y": [6441.0, 7780.0, 8077.0, 8313.0, 7544.0, 6649.0, 7189.0, 6657.0, 6772.0, 5078.0, 5551, 5359.0, 5032.0, 5237.0, 5062.0, 5072.0, 3844.0, 4525.0, 3637, 3255.0, 1472.0], "yaxis": "y"}, {"alignmentgroup": "True", "hovertemplate": "State=WV<br>Year=%{x}<br>TotalDomestic=%{y}<extra></extra>", "legendgroup": "WV", "marker": {"color": "#FF6692", "pattern": {"shape": ""}}, "name": "WV", "offsetgroup": "WV", "orientation": "v", "showlegend": true, "textposition": "auto", "type": "bar", "visible": true, "x": [1953, 1954, 1955, 1956, 1957, 1958, 1959, 1960, 1961, 1962, 1963, 1964, 1965, 1966, 1967, 1968, 1969, 1970, 1971, 1972, 1973], "xaxis": "x", "y": [360, 1079.0, 548, 707.5, 2062, 1525, 326.5, null, null, null, 811, 1187, 740, 695, 770.5, 988.6, 1048.0, 1194, 1399, 1096.0, null], "yaxis": "y"}, {"alignmentgroup": "True", "hovertemplate": "State=WY<br>Year=%{x}<br>TotalDomestic=%{y}<extra></extra>", "legendgroup": "WY", "marker": {"color": "#B6E880", "pattern": {"shape": ""}}, "name": "WY", "offsetgroup": "WY", "orientation": "v", "showlegend": true, "textposition": "auto", "type": "bar", "visible": "legendonly", "x": [1953, 1954, 1955, 1956, 1957, 1958, 1959, 1960, 1961, 1962, 1963, 1964, 1965, 1966, 1967, 1968, 1969, 1970, 1971, 1972, 1973], "xaxis": "x", "y": [4408.0, 4034.0, 1735.0, 2972.0, 3049.0, 2722.0, 2730.0, 2556.0, 2868, 3165.0, 3291.0, 2897.0, 3396.0, 3057.0, 3548.0, 3644.0, 3391.0, 2558.0, 1544.0, 1400.0, 1573.0], "yaxis": "y"}], "layout": {"autosize": true, "barmode": "relative", "legend": {"title": {"text": "State"}, "tracegroupgap": 0}, "title": {"text": "Domestic Farm Workers in the United States"}, "xaxis": {"anchor": "y", "autorange": true, "domain": [0, 1], "range": [1952.0, 1974.0], "title": {"text": "Year"}, "type": "linear"}, "yaxis": {"anchor": "x", "autorange": true, "domain": [0, 1], "range": [0, 2171.0], "title": {"text": "TotalDomestic"}, "type": "linear"}}}
